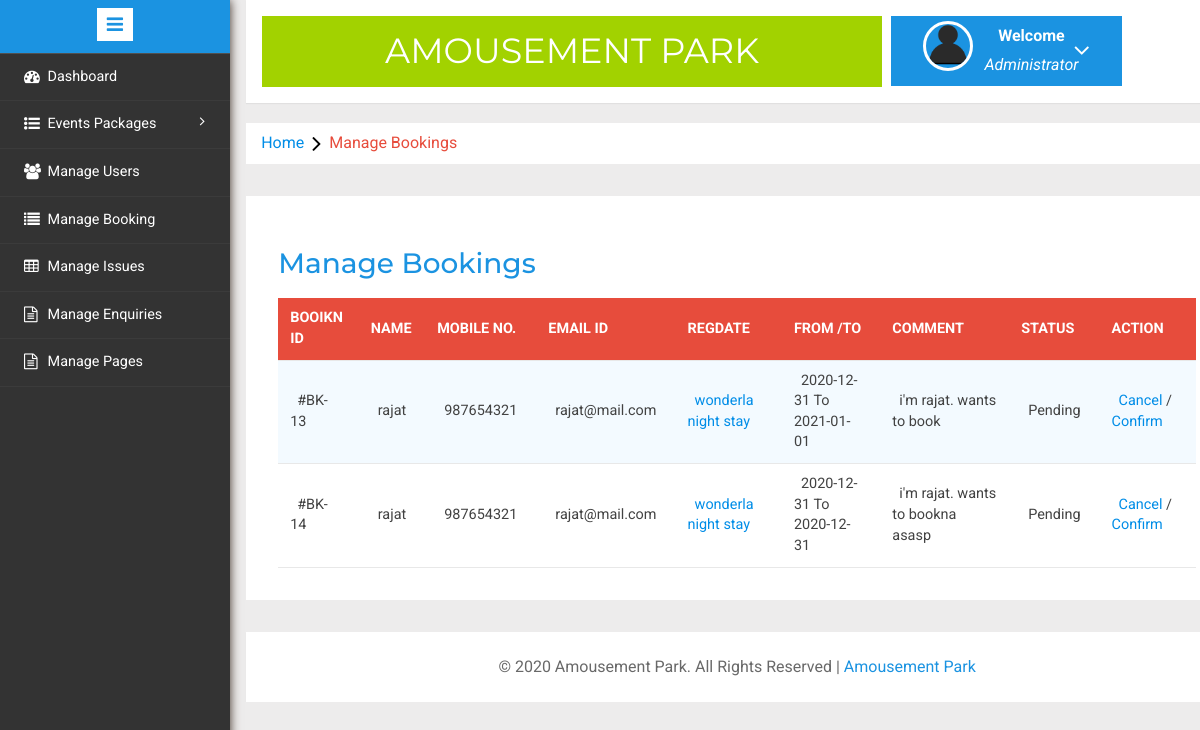
/admin/manage-bookings.php (signed in), run on the app's committed database.
### tables this page shows
CREATE TABLE `tblusers` (
  `id` int(11) NOT NULL,
  `FullName` varchar(100) NOT NULL,
  `MobileNumber` char(10) NOT NULL,
  `EmailId` varchar(70) NOT NULL,
  `Password` varchar(100) NOT NULL,
  `RegDate` timestamp NOT NULL DEFAULT CURRENT_TIMESTAMP,
  `UpdationDate` timestamp NOT NULL DEFAULT '0000-00-00 00:00:00' ON UPDATE CURRENT_TIMESTAMP
);

CREATE TABLE `tblbooking` (
  `BookingId` int(11) NOT NULL,
  `PackageId` int(11) NOT NULL,
  `UserEmail` varchar(100) NOT NULL,
  `FromDate` varchar(100) NOT NULL,
  `ToDate` varchar(100) NOT NULL,
  `Comment` mediumtext NOT NULL,
  `RegDate` timestamp NOT NULL DEFAULT CURRENT_TIMESTAMP,
  `status` int(11) NOT NULL,
  `CancelledBy` varchar(5) DEFAULT NULL,
  `UpdationDate` timestamp NULL DEFAULT NULL ON UPDATE CURRENT_TIMESTAMP
);

CREATE TABLE `tbltourpackages` (
  `PackageId` int(11) NOT NULL,
  `PackageName` varchar(200) NOT NULL,
  `PackageType` varchar(150) NOT NULL,
  `PackageLocation` varchar(100) NOT NULL,
  `PackagePrice` int(11) NOT NULL,
  `PackageFetures` varchar(255) NOT NULL,
  `PackageDetails` mediumtext NOT NULL,
  `PackageImage` varchar(100) NOT NULL,
  `Creationdate` timestamp NOT NULL DEFAULT CURRENT_TIMESTAMP,
  `UpdationDate` timestamp NULL DEFAULT '0000-00-00 00:00:00' ON UPDATE CURRENT_TIMESTAMP
);

### admin/manage-bookings.php (the view, shortened to what this page needs)
<?php
include('includes/config.php');
if(strlen($_SESSION['alogin'])==0)
	{
header('location:index.php');
}
else{
	?>
<!DOCTYPE HTML>
<html>
<head>
<link href="css/bootstrap.min.css" rel='stylesheet' type='text/css' />
<link href="css/style.css" rel='stylesheet' type='text/css' />
<link rel="stylesheet" href="css/morris.css" type="text/css"/>
<link href="css/font-awesome.css" rel="stylesheet">
<link rel="stylesheet" type="text/css" href="css/table-style.css" />
<link rel="stylesheet" type="text/css" href="css/basictable.css" />
<link rel="stylesheet" href="css/icon-font.min.css" type='text/css' />
</head>
<body>
   <div class="page-container">
<div class="left-content">
	   <div class="mother-grid-inner">
				<?php include('includes/header.php');?>
				</div>
<ol class="breadcrumb">
                <li class="breadcrumb-item"><a href="index.html">Home</a><i class="fa fa-angle-right"></i>Manage Bookings</li>
            </ol>
<div class="agile-grids">
				<div class="agile-tables">
					<div class="w3l-table-info">
					  <h2>Manage Bookings</h2>
					    <table id="table">
						<thead>
						  <tr>
						  <th>Booikn id</th>
							<th>Name</th>
							<th>Mobile No.</th>
							<th>Email Id</th>
							<th>RegDate </th>
							<th>From /To </th>
							<th>Comment </th>
							<th>Status </th>
							<th>Action </th>
						  </tr>
						</thead>
						<tbody>
<?php $sql = "SELECT tblbooking.BookingId as bookid,tblusers.FullName as fname,tblusers.MobileNumber as mnumber,tblusers.EmailId as email,tbltourpackages.PackageName as pckname,tblbooking.PackageId as pid,tblbooking.FromDate as fdate,tblbooking.ToDate as tdate,tblbooking.Comment as comment,tblbooking.status as status,tblbooking.CancelledBy as cancelby,tblbooking.UpdationDate as upddate from tblusers join  tblbooking on  tblbooking.UserEmail=tblusers.EmailId join tbltourpackages on tbltourpackages.PackageId=tblbooking.PackageId";
$query = $dbh -> prepare($sql);
$query->execute();
$results=$query->fetchAll(PDO::FETCH_OBJ);
$cnt=1;
if($query->rowCount() > 0)
{
foreach($results as $result)
{				?>
						  <tr>
							<td>#BK-<?php echo htmlentities($result->bookid);?></td>
							<td><?php echo htmlentities($result->fname);?></td>
							<td><?php echo htmlentities($result->mnumber);?></td>
							<td><?php echo htmlentities($result->email);?></td>
							<td><a href="update-package.php?pid=<?php echo htmlentities($result->pid);?>"><?php echo htmlentities($result->pckname);?></a></td>
							<td><?php echo htmlentities($result->fdate);?> To <?php echo htmlentities($result->tdate);?></td>
								<td><?php echo htmlentities($result->comment);?></td>
								<td><?php if($result->status==0)
{
echo "Pending";
}
?></td>
<?php if($result->status==2)
{
	?><td>Cancelled</td>
<?php } else {?>
<td><a href="manage-bookings.php?bkid=<?php echo htmlentities($result->bookid);?>" onclick="return confirm('Do you really want to cancel booking')" >Cancel</a> / <a href="manage-bookings.php?bckid=<?php echo htmlentities($result->bookid);?>" onclick="return confirm('Do you really want to cancel booking')" >Confirm</a></td>
<?php }?>
						  </tr>
						 <?php $cnt=$cnt+1;} }?>
						</tbody>
					  </table>
					</div>
			</div>
<?php include('includes/footer.php');?>
</div>
</div>
						<?php include('includes/sidebarmenu.php');?>
							</div>
</body>
</html>
<?php } ?>

### admin/css/table-style.css (style rules this page uses)
table { background: white; border-collapse: collapse; margin: 1.25em 0 0; width: 100%; }
table tr, table th, table td { border: none; border-bottom: 1px solid #e8e8e8; font-size: .95em; }
table th, table td { padding: 10px 12px; text-align: left; }
table th { background: #e74c3c; color: #fff; text-transform: uppercase; }
table tr td { background: #f3faff; color: #424242; }
table tr:nth-of-type(2n+2) td { background: #ffffff; }
table { width: 100%; }

### data on the page
tblusers: tblbooking.BookingId "13", FullName "rajat", MobileNumber "987654321", EmailId "rajat@mail.com", tbltourpackages.PackageName "wonderla night stay", tblbooking.FromDate "2020-12-31", tblbooking.ToDate "2021-01-01", tblbooking.Comment "i'm rajat. wants to book", tblbooking.BookingId "14", tblbooking.ToDate "2020-12-31", tblbooking.Comment "i'm rajat. wants to bookna asasp"
